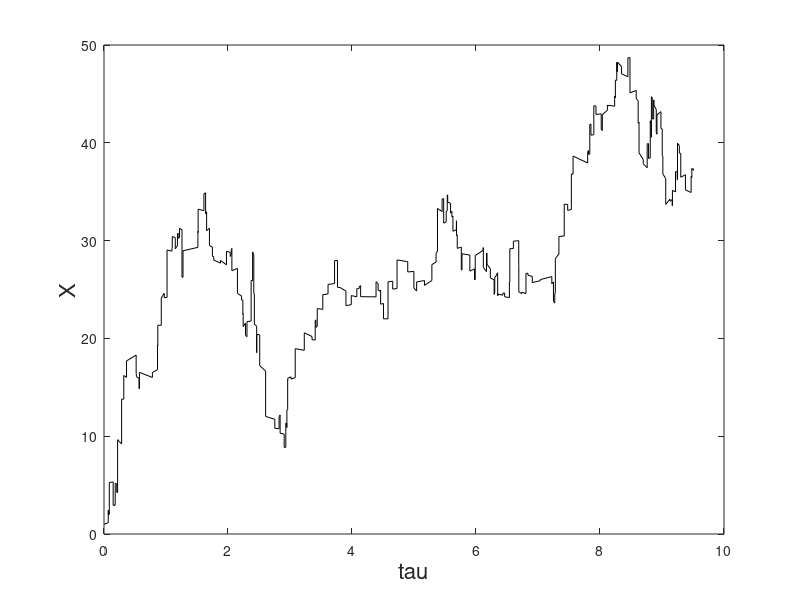
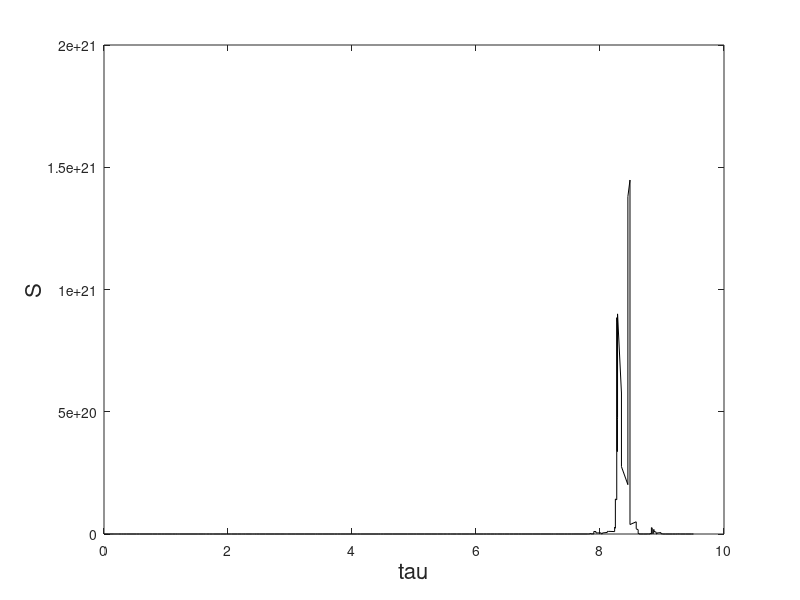

The MATLAB source for these figures, in order:
randn('state',12)% Set initial state for repeatability;
% give values to all the parameters
n=200; % number of subintervals
mu=0.5; sigma=1;
lambda=20;
a=0; b=2;
tau=0; X=1;
temp=[0]; % this is for saving jump times

% loop for sampling the jump path
for i=1:n
    %generate exponential distributed random variables
    R=exprnd(1/lambda);
    %generate the jump which is lognormally distributed
    M=a+b*randn;
    %generate jump times
    tau=tau+R;
    %define a time array for saving two values at jump times
    temp=[temp, tau, tau];
    %the value just before the jumps
    X_temp=X(end)+(mu-0.5*sigma^2)*R+sigma*sqrt(R)*randn;
    %define the process with values just before and after the jumps
    X=[X, X_temp, X_temp+M];
end

%plot the figures
figure
plot(temp,X,'-k')
xlabel('tau','FontSize',16)
ylabel('X','FontSize',16)

figure
plot(temp,exp(X),'-k')
xlabel('tau','FontSize',16)
ylabel('S','FontSize',16)
